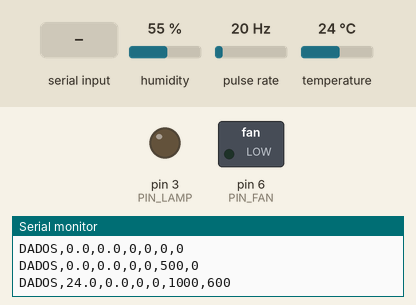
Simulated run of this sketch. Board: Arduino Uno, built with avr-gcc and run on an emulated ATmega328P. On the bench: switched loads named in the sketch (green lamp = pin HIGH), output pins drawn as LEDs (lit = HIGH), the last lines printed to the serial monitor. Wiring (inferred from the names in the program): pulse sensor: data pin 2. Inputs (shaded band) come from the test bench; at power-on: humidity 55 %, pulse rate 20 Hz, temperature 24 °C.

Above: at 1.2 s.
1.3 s: "SET:\n" received over Serial
At 2.0 s:
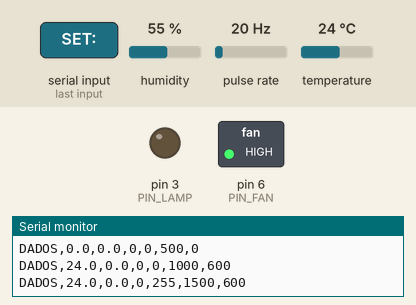
5.8 s: "SET:90\n" received over Serial
At 6.6 s:
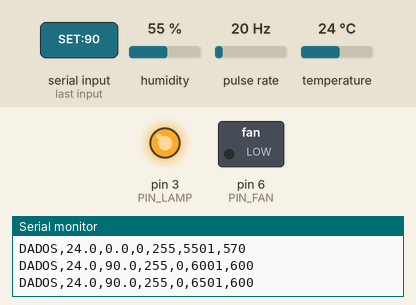
Timing chart, 0 to 10.3 s (numbered marks = the images above; inputs shaded):
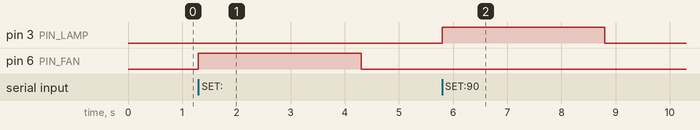

Measured:
- after the input at 1.3 s, pin 6 (PIN_FAN): LOW → HIGH at once, → LOW 3.0 s later
- after the input at 5.8 s, pin 3 (PIN_LAMP): LOW → HIGH at once, → LOW 3.0 s later

The sketch:

controlador_pid.ino
```cpp
/*
 * THERMAL CONTROLLER FIRMWARE - v5.0 (Lógica Rígida de Modos)
 * - Modo 1 (Heat): Fan = 0V (Travado). PID controla Lâmpada.
 * - Modo 2 (Cool): Lamp = Base% (Travado). PID controla Fan.
 * - Watchdog: 3s sem sinal = Desliga tudo.
 */

#include <math.h>
#include <DHT.h>

// --- PINOUT ---
#define PIN_SENSOR A1
#define PIN_LAMP   3
#define PIN_FAN    6
#define PIN_RPM    2

#define DHTTYPE DHT11
DHT dht(PIN_SENSOR, DHTTYPE);

// --- ESTADO ---
bool systemActive = false;

// --- VARIÁVEIS DO PROCESSO ---
double rawTemp = 0.0;
double disturbance = 0.0;
double pidInput = 0.0;
double setpoint = 0.0;
int controlMode = 0;      // 0=Auto, 1=Heat, 2=Cool

// Carga Base da Lâmpada (0-255) para modo Ventilação
int baseHeatPWM = 255;

// --- SEGURANÇA ---
unsigned long lastCommandTime = 0;
const long WATCHDOG_TIMEOUT = 3000;

// --- PID ---
double kp = 40.0;
double ki = 1.0;
double kd = 10.0;

double error = 0, lastError = 0, integral = 0, derivative = 0;
unsigned long lastPIDTime = 0;
const int PID_INTERVAL = 200;

// --- ATUAÇÃO ---
int lampPWM = 0;
int fanPWM = 0;

// --- RPM ---
volatile int rpmPulses = 0;
unsigned long lastRPMTime = 0;
int rpm = 0;

void countRPM() { rpmPulses++; }

void setup() {
  Serial.begin(115200);
  dht.begin();

  pinMode(PIN_LAMP, OUTPUT);
  pinMode(PIN_FAN, OUTPUT);
  pinMode(PIN_RPM, INPUT_PULLUP);
  attachInterrupt(digitalPinToInterrupt(PIN_RPM), countRPM, RISING);

  analogWrite(PIN_LAMP, 0);
  analogWrite(PIN_FAN, 0);

  lastCommandTime = millis();
}

void loop() {
  unsigned long currentMillis = millis();

  // 1. LEITURA DE COMANDOS
  if (Serial.available() > 0) {
    String command = Serial.readStringUntil('\n');
    parseCommand(command);
    lastCommandTime = currentMillis;
  }

  // 2. WATCHDOG
  if (currentMillis - lastCommandTime > WATCHDOG_TIMEOUT) {
    systemActive = false;
    analogWrite(PIN_LAMP, 0);
    analogWrite(PIN_FAN, 0);
  }

  // 3. SENSOR
  static unsigned long lastDHTRead = 0;
  if (currentMillis - lastDHTRead > 500) {
    float t = dht.readTemperature();
    if (!isnan(t)) rawTemp = t;
    lastDHTRead = currentMillis;
  }

  pidInput = rawTemp + disturbance;

  // 4. RPM
  if (currentMillis - lastRPMTime >= 1000) {
    detachInterrupt(digitalPinToInterrupt(PIN_RPM));
    rpm = (rpmPulses * 60) / 2;
    rpmPulses = 0;
    lastRPMTime = currentMillis;
    attachInterrupt(digitalPinToInterrupt(PIN_RPM), countRPM, RISING);
  }

  // 5. PID
  if (systemActive && (currentMillis - lastPIDTime >= PID_INTERVAL)) {
    computePID(currentMillis - lastPIDTime);
    lastPIDTime = currentMillis;
  } else if (!systemActive) {
    analogWrite(PIN_LAMP, 0);
    analogWrite(PIN_FAN, 0);
  }

  // 6. TELEMETRIA
  if (currentMillis % 500 == 0) {
      sendTelemetry();
  }
}

void computePID(int deltaTimeMs) {
  // 1. Cálculos PID
  error = setpoint - pidInput;

  integral += error * (deltaTimeMs / 1000.0);

  // Anti-windup
  if (integral > 255) integral = 255;
  if (integral < -255) integral = -255;

  derivative = (error - lastError) / (deltaTimeMs / 1000.0);
  lastError = error;

  double rawOutput = (kp * error) + (ki * integral) + (kd * derivative);

  // 2. Limpeza inicial
  lampPWM = 0;
  fanPWM = 0;

  // --- LÓGICA DE MODOS ---

  // MODO 0: AUTO
  if (controlMode == 0) {
    if (rawOutput > 0) {
      lampPWM = (int)rawOutput;
      fanPWM = 0;
    } else {
      lampPWM = 0;
      fanPWM = abs((int)rawOutput);
    }
  }

  // MODO 1: SÓ AQUECIMENTO
  else if (controlMode == 1) {
    if (rawOutput > 0) lampPWM = (int)rawOutput;
    else lampPWM = 0;

    fanPWM = 0; // Trava Fan
  }

  // MODO 2: SÓ VENTILAÇÃO (Correção Aqui)
  else if (controlMode == 2) {
    // PID controla APENAS a ventoinha (Resfriamento/Valores Negativos)
    if (rawOutput < 0) {
      fanPWM = abs((int)rawOutput);
    } else {
      fanPWM = 0; // Se PID pedir calor, Fan desliga
    }

    // A Lâmpada deve ser CONSTANTE.
    // O valor 'baseHeatPWM' foi recebido pelo comando "BASE:XX"
    lampPWM = baseHeatPWM;
  }

  // 3. Restrições (0-255)
  if (lampPWM > 255) lampPWM = 255; if (lampPWM < 0) lampPWM = 0;
  if (fanPWM > 255) fanPWM = 255;   if (fanPWM < 0) fanPWM = 0;

  // --- TRAVAS FINAIS DE SEGURANÇA ---

  // Garante Fan desligado no Modo 1
  if (controlMode == 1) {
    fanPWM = 0;
    analogWrite(PIN_FAN, 0);
  } else {
    analogWrite(PIN_FAN, fanPWM);
  }

  // Garante Lâmpada Constante no Modo 2
  if (controlMode == 2) {
    // Sobrescreve forçadamente com a base, ignorando qualquer erro de cálculo anterior
    lampPWM = baseHeatPWM;
    analogWrite(PIN_LAMP, lampPWM);
  } else {
    analogWrite(PIN_LAMP, lampPWM);
  }
}

void sendTelemetry() {
  Serial.print("DADOS,");
  Serial.print(pidInput, 1);
  Serial.print(",");
  Serial.print(setpoint, 1);
  Serial.print(",");
  Serial.print(lampPWM);
  Serial.print(",");
  Serial.print(fanPWM);
  Serial.print(",");
  Serial.print(millis());
  Serial.print(",");
  Serial.println(rpm);
}

void parseCommand(String cmd) {
  cmd.trim();
  if (cmd.equals("PING")) return;

  if (cmd.equals("STOP")) {
    systemActive = false;
    analogWrite(PIN_LAMP, 0);
    analogWrite(PIN_FAN, 0);
    return;
  }

  if (cmd.startsWith("SET:")) {
    setpoint = cmd.substring(4).toFloat();
    systemActive = true;
  }
  else if (cmd.startsWith("DIST:")) {
    disturbance = cmd.substring(5).toFloat();
  }
  else if (cmd.startsWith("MODE:")) {
    controlMode = cmd.substring(5).toInt();
    integral = 0;
  }
  else if (cmd.startsWith("BASE:")) {
    baseHeatPWM = cmd.substring(5).toInt();
  }
  else if (cmd.startsWith("PID:")) {
    int first = cmd.indexOf(':');
    int second = cmd.indexOf(':', first + 1);
    int third = cmd.indexOf(':', second + 1);
    if (second > 0 && third > 0) {
        kp = cmd.substring(first+1, second).toFloat();
        ki = cmd.substring(second+1, third).toFloat();
        kd = cmd.substring(third+1).toFloat();
        integral = 0;
    }
  }
}
```
